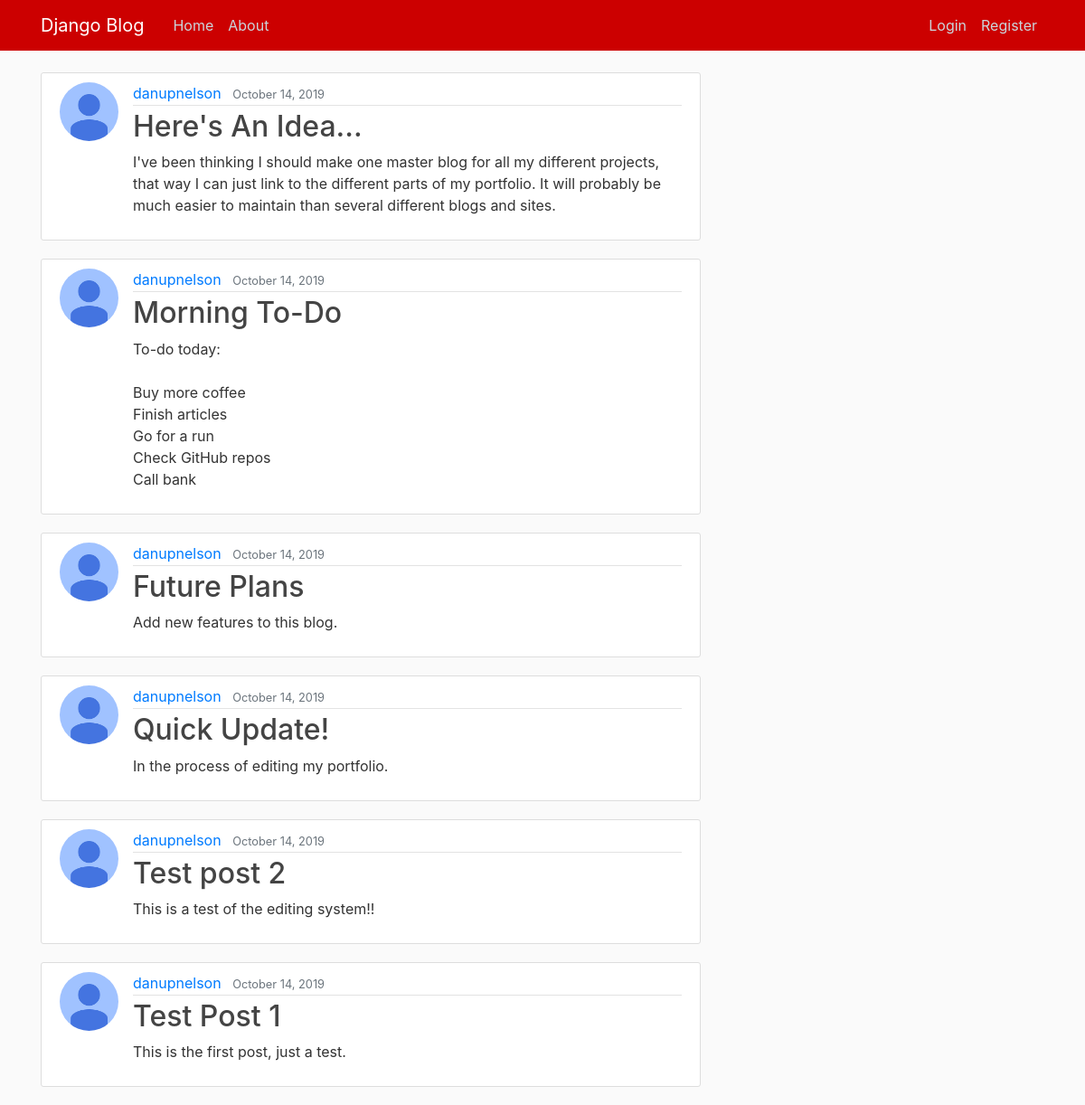
The page / on the database its author committed.
### blog/models.py (models this page shows, shortened)
class Post(models.Model):
    title = models.CharField(max_length=120)
    content = models.TextField()
    date_posted = models.DateTimeField(default=timezone.now)
    author = models.ForeignKey(User, on_delete=models.CASCADE)

### users/models.py (models this page shows, shortened)
class Profile(models.Model):
    user = models.OneToOneField(User, on_delete=models.CASCADE)
    image = models.ImageField(default='default.jpg', upload_to='profile_pics')

### blog/views.py (the view)
# urls.py: path('', PostListView.as_view(), name='blog-home'),
class PostListView(ListView):
    model = Post
    template_name = 'blog/home.html' # django uses the following convention when using class views:
    context_object_name = 'posts'
    ordering = ['-date_posted']
    paginate_by = 6

### blog/templates/blog/home.html (shortened to what this page needs)
{% extends "blog/base.html" %}
{% block content %}
    {% for post in posts %}
        <article class="media content-section">
          <img class="rounded-circle article-img" src="{{ post.author.profile.image.url }}">
          <div class="media-body">
            <div class="article-metadata">
              <a class="mr-2" href="{% url 'user-posts' post.author.username %}">{{ post.author }}</a>
              <small class="text-muted">{{ post.date_posted|date:"F d, Y" }}</small>
            </div>
            <h2><a class="article-title" href="{% url 'post-detail' post.id %}">{{ post.title }}</a></h2>
            <p class="article-content">{{ post.content }}</p>
          </div>
        </article>
    {% endfor %}
{% endblock content %}

### blog/templates/blog/base.html (shortened to what this page needs)
{% load static %}
<!DOCTYPE html>
<html>
    <head>
        <link rel="stylesheet" href="https://maxcdn.bootstrapcdn.com/bootstrap/4.0.0/css/bootstrap.min.css">
        <link rel="stylesheet" type="text/css" href="{% static 'blog/main.css' %}">
    </head>
    <body>
        <header class="site-header">
          <nav class="navbar navbar-expand-md navbar-dark fixed-top" style="background-color: #cc0000;">
            <div class="container">
              <a class="navbar-brand mr-4" href="{% url 'blog-home' %}">Django Blog</a>
              <div class="collapse navbar-collapse" id="navbarToggle">
                <div class="navbar-nav mr-auto">
                  <a class="nav-item nav-link" href="{% url 'blog-home' %}">Home</a>
                  <a class="nav-item nav-link" href="{% url 'blog-about' %}">About</a>
                </div>
                <div class="navbar-nav">
                    {% if user.is_authenticated %}
                        <a class="nav-item nav-link" href="{% url 'post-create' %}">Create Post</a>
                        <a class="nav-item nav-link" href="{% url 'profile' %}">Profile</a>
                        <a class="nav-item nav-link" href="{% url 'logout' %}">Logout</a>
                    {% else %}
                        <a class="nav-item nav-link" href="{% url 'login' %}">Login</a>
                        <a class="nav-item nav-link" href="{% url 'register' %}">Register</a>
                    {% endif %}
                </div>
              </div>
            </div>
          </nav>
        </header>
        <main role="main" class="container">
          <div class="row">
            <div class="col-md-8">
                {% block content %}{% endblock %}
            </div>
            <div class="col-md-4">
            </div>
          </div>
        </main>
    </body>
</html>

### blog/static/blog/main.css (style rules this page uses)
body { background: #fafafa; color: #333333; margin-top: 5rem; }
h1, h2, h3, h4, h5, h6 { color: #444444; }
.site-header .navbar-nav .nav-link { color: #cbd5db; }
.content-section { background: #ffffff; padding: 10px 20px; border: 1px solid #dddddd; border-radius: 3px; margin-bottom: 20px; }
.article-title { color: #444444; }
.article-content { white-space: pre-line; }
.article-img { height: 65px; width: 65px; margin-right: 16px; }
.article-metadata { padding-bottom: 1px; margin-bottom: 4px; border-bottom: 1px solid #e3e3e3 }

### rows shown on the page
Post: author.profile.image (placeholder picture), author "danupnelson", date_posted "October 14, 2019", title "Here's An Idea...", content "I've been thinking I should make one master blog for all my different projects, that way I can just link to the different parts of my portfolio. It will probably be much easier to maintain than several different blogs and sites."
Post: author.profile.image (placeholder picture), author "danupnelson", date_posted "October 14, 2019", title "Morning To-Do", content "To-do today: Buy more coffee Finish articles Go for a run Check GitHub repos Call bank"
Post: author.profile.image (placeholder picture), author "danupnelson", date_posted "October 14, 2019", title "Future Plans", content "Add new features to this blog."
Post: author.profile.image (placeholder picture), author "danupnelson", date_posted "October 14, 2019", title "Quick Update!", content "In the process of editing my portfolio."
Post: author.profile.image (placeholder picture), author "danupnelson", date_posted "October 14, 2019", title "Test post 2", content "This is a test of the editing system!!"
Post: author.profile.image (placeholder picture), author "danupnelson", date_posted "October 14, 2019", title "Test Post 1", content "This is the first post, just a test."
